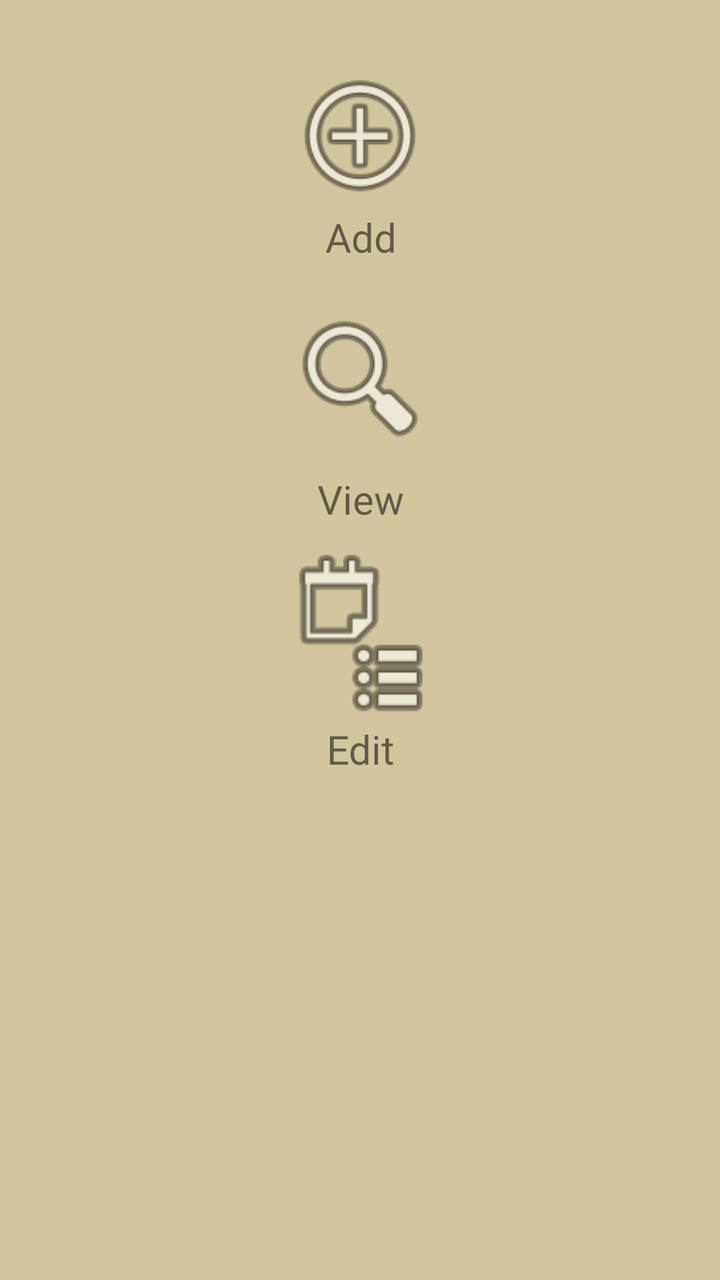
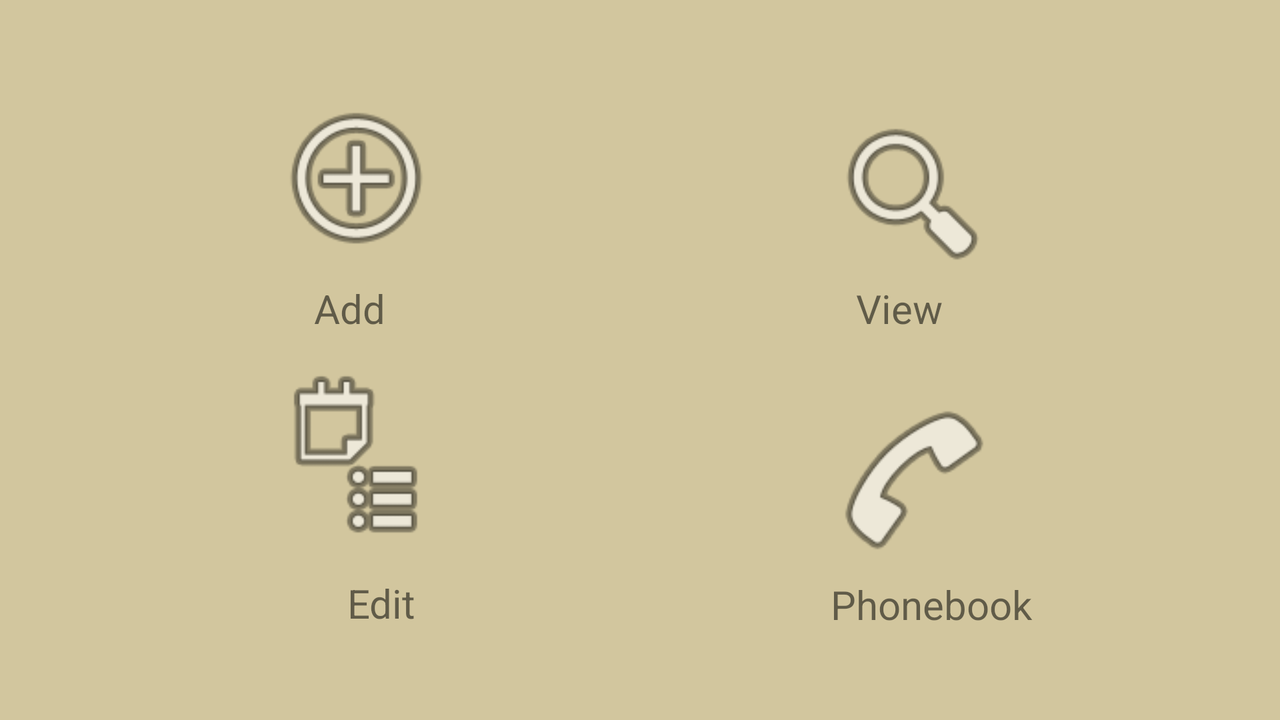

First picture: res/layout/ on a phone held upright. Second picture: the repository's own variant of that layout, on a device whose configuration matches the variant's folder. Source for both follows.
<!-- AndroidManifest.xml: application theme AppTheme -->
<!-- res/layout/activity_first.xml -->
<?xml version="1.0" encoding="utf-8"?>
<android.support.constraint.ConstraintLayout xmlns:android="http://schemas.android.com/apk/res/android"
    xmlns:app="http://schemas.android.com/apk/res-auto"
    xmlns:tools="http://schemas.android.com/tools"
    android:layout_width="match_parent"
    android:layout_height="match_parent"

    android:background="@color/BurlyWood"
    tools:backgroundTintMode="src_atop"
    tools:context=".First">


        <android.support.v4.widget.NestedScrollView xmlns:android="http://schemas.android.com/apk/res/android"
            xmlns:app="http://schemas.android.com/apk/res-auto"
            xmlns:tools="http://schemas.android.com/tools"
            android:layout_width="0dp"
            android:layout_height="0dp"
            android:layout_marginTop="10dp"
            android:scrollbars="none"
            app:layout_constraintBottom_toBottomOf="parent"
            app:layout_constraintEnd_toEndOf="parent"
            app:layout_constraintHorizontal_bias="0.0"
            app:layout_constraintStart_toStartOf="parent"
            app:layout_constraintTop_toTopOf="parent">

                <android.support.constraint.ConstraintLayout xmlns:android="http://schemas.android.com/apk/res/android"
                    xmlns:app="http://schemas.android.com/apk/res-auto"
                    xmlns:tools="http://schemas.android.com/tools"
                    android:layout_width="match_parent"
                    android:layout_height="match_parent">


                        <ImageView
                            android:id="@+id/imageView2"
                            android:layout_width="78dp"
                            android:layout_height="94dp"
                            android:layout_marginTop="10dp"
                            android:clickable="true"
                            android:focusable="true"
                            android:onClick="onClick"
                            app:layout_constraintEnd_toEndOf="parent"
                            app:layout_constraintStart_toStartOf="parent"
                            app:layout_constraintTop_toBottomOf="@+id/button1"
                            app:srcCompat="@android:drawable/ic_menu_search"
                            tools:ignore="OnClick" />

                        <TextView
                            android:id="@+id/button1"
                            android:layout_width="250dp"
                            android:layout_height="wrap_content"
                            android:clickable="true"
                            android:focusable="true"
                            android:onClick="onClick"
                            android:text="@string/add"
                            android:textAlignment="center"

                            android:textSize="20sp"
                            app:layout_constraintEnd_toEndOf="parent"
                            app:layout_constraintHorizontal_bias="0.503"
                            app:layout_constraintStart_toStartOf="parent"
                            app:layout_constraintTop_toBottomOf="@+id/imageView1"
                            tools:ignore="MissingConstraints,OnClick" />

                        <TextView
                            android:id="@+id/view"
                            android:layout_width="250dp"
                            android:layout_height="wrap_content"

                            android:text="@string/view"
                            android:textAlignment="center"

                            android:textSize="20sp"
                            app:layout_constraintEnd_toEndOf="parent"
                            app:layout_constraintHorizontal_bias="0.503"
                            app:layout_constraintStart_toStartOf="parent"
                            app:layout_constraintTop_toBottomOf="@+id/imageView2" />

                        <TextView
                            android:id="@+id/EDIT"
                            android:layout_width="250dp"
                            android:layout_height="wrap_content"
                            android:layout_marginBottom="10dp"

                            android:text="@string/edit"
                            android:textAlignment="center"

                            android:textSize="20sp"
                            app:layout_constraintBottom_toBottomOf="parent"
                            app:layout_constraintEnd_toEndOf="parent"
                            app:layout_constraintHorizontal_bias="0.503"
                            app:layout_constraintStart_toStartOf="parent"
                            app:layout_constraintTop_toBottomOf="@+id/imageView3"
                            app:layout_constraintVertical_bias="1.0"
                            tools:ignore="MissingConstraints,OnClick" />

                        <ImageView
                            android:id="@+id/imageView1"
                            android:layout_width="86dp"
                            android:layout_height="75dp"

                            android:layout_marginTop="20dp"
                            android:background="@color/BurlyWood"
                            android:clickable="true"
                            android:focusable="true"
                            android:onClick="onClick"
                            app:layout_constraintEnd_toEndOf="parent"
                            app:layout_constraintStart_toStartOf="parent"
                            app:layout_constraintTop_toTopOf="parent"
                            app:srcCompat="@android:drawable/ic_menu_add"
                            tools:ignore="OnClick" />

                        <ImageView
                            android:id="@+id/imageView3"
                            android:layout_width="112dp"
                            android:layout_height="88dp"
                            android:layout_marginTop="10dp"
                            android:clickable="true"
                            android:focusable="true"
                            android:onClick="onClick"
                            app:layout_constraintEnd_toEndOf="parent"
                            app:layout_constraintStart_toStartOf="parent"
                            app:layout_constraintTop_toBottomOf="@+id/view"
                            app:srcCompat="@android:drawable/ic_menu_agenda"
                            tools:ignore="OnClick" />

                        <ImageView
                            android:id="@+id/imageView4"
                            android:layout_width="78dp"
                            android:layout_height="78dp"
                            android:layout_marginTop="20dp"
                            android:clickable="true"
                            android:focusable="true"
                            android:onClick="onClick"
                            app:layout_constraintEnd_toEndOf="parent"
                            app:layout_constraintStart_toStartOf="parent"
                            app:layout_constraintTop_toBottomOf="@+id/EDIT"
                            app:srcCompat="@android:drawable/ic_menu_call"
                            tools:ignore="OnClick" />

                        <TextView
                            android:id="@+id/textView2"
                            android:layout_width="250dp"
                            android:layout_height="wrap_content"
                            android:layout_marginTop="5dp"
                            android:layout_marginBottom="20dp"
                            android:textAlignment="center"
                            android:text="@string/PHONEBOOK"
                            android:textSize="20sp"
                            app:layout_constraintBottom_toBottomOf="parent"
                            app:layout_constraintEnd_toEndOf="parent"
                            app:layout_constraintStart_toStartOf="parent"
                            app:layout_constraintTop_toBottomOf="@+id/imageView4" />

                </android.support.constraint.ConstraintLayout>
        </android.support.v4.widget.NestedScrollView>
</android.support.constraint.ConstraintLayout>
<!-- resources referenced by this layout -->
<resources>
  <color name="BurlyWood">#d2c69e</color>
  <string name="PHONEBOOK">Phonebook</string>
  <string name="add">Add</string>
  <string name="edit">Edit</string>
  <string name="view">View</string>
  <style name="AppTheme" parent="Theme.AppCompat.Light.NoActionBar">
          
          <item name="colorPrimary">#FFCCCCCC</item>
          <item name="colorPrimaryDark">#000000</item>
          <item name="colorAccent">#DC143C</item>
      </style>
</resources>
<!-- res/layout-land/activity_first.xml (the author's variant of the layout above) -->
<!-- drawn on the phone turned sideways -->
<?xml version="1.0" encoding="utf-8"?>
<android.support.constraint.ConstraintLayout xmlns:android="http://schemas.android.com/apk/res/android"
    xmlns:app="http://schemas.android.com/apk/res-auto"
    xmlns:tools="http://schemas.android.com/tools"
    android:layout_width="match_parent"
    android:layout_height="match_parent"

    android:background="@color/BurlyWood"
    tools:backgroundTintMode="src_atop"
    tools:context=".First">


    <android.support.v4.widget.NestedScrollView xmlns:android="http://schemas.android.com/apk/res/android"
        xmlns:app="http://schemas.android.com/apk/res-auto"
        xmlns:tools="http://schemas.android.com/tools"
        android:layout_width="wrap_content"
        android:layout_height="wrap_content"
        android:scrollbars="none"
        app:layout_constraintBottom_toBottomOf="parent"
        app:layout_constraintEnd_toEndOf="parent"
        app:layout_constraintStart_toStartOf="parent"
        app:layout_constraintTop_toTopOf="parent">

        <android.support.constraint.ConstraintLayout xmlns:android="http://schemas.android.com/apk/res/android"
            xmlns:app="http://schemas.android.com/apk/res-auto"
            xmlns:tools="http://schemas.android.com/tools"
            android:layout_width="wrap_content"
            android:layout_height="wrap_content">


            <ImageView
                android:id="@+id/imageView2"
                android:layout_width="88dp"
                android:layout_height="88dp"
                android:layout_marginStart="8dp"
                android:layout_marginTop="28dp"
                android:clickable="true"
                android:focusable="true"
                android:onClick="onClick"
                app:layout_constraintEnd_toEndOf="parent"
                app:layout_constraintHorizontal_bias="0.653"
                app:layout_constraintStart_toEndOf="@+id/imageView1"
                app:layout_constraintTop_toTopOf="parent"
                app:srcCompat="@android:drawable/ic_menu_search"
                tools:ignore="OnClick" />

            <TextView
                android:id="@+id/button1"
                android:layout_width="250dp"
                android:layout_height="wrap_content"
                android:layout_marginTop="8dp"
                android:clickable="true"
                android:focusable="true"
                android:onClick="onClick"

                android:text="@string/add"
                android:textAlignment="center"
                android:textSize="20sp"
                app:layout_constraintEnd_toEndOf="parent"
                app:layout_constraintHorizontal_bias="0.0"
                app:layout_constraintStart_toStartOf="parent"
                app:layout_constraintTop_toBottomOf="@+id/imageView1"
                tools:ignore="MissingConstraints,OnClick" />

            <TextView
                android:id="@+id/view"
                android:layout_width="250dp"
                android:layout_height="wrap_content"

                android:layout_marginStart="25dp"

                android:text="@string/view"
                android:textAlignment="center"
                android:textSize="20sp"
                app:layout_constraintEnd_toEndOf="parent"
                app:layout_constraintHorizontal_bias="0.0"
                app:layout_constraintStart_toEndOf="@+id/button1"
                app:layout_constraintTop_toBottomOf="@+id/imageView2" />

            <TextView
                android:id="@+id/EDIT"
                android:layout_width="250dp"
                android:layout_height="28dp"
                android:layout_marginBottom="10dp"

                android:text="@string/edit"
                android:textAlignment="center"

                android:textSize="20sp"
                app:layout_constraintBottom_toBottomOf="parent"
                app:layout_constraintEnd_toEndOf="parent"
                app:layout_constraintHorizontal_bias="0.055"
                app:layout_constraintStart_toStartOf="parent"
                app:layout_constraintTop_toBottomOf="@+id/imageView3"
                app:layout_constraintVertical_bias="0.629"
                tools:ignore="MissingConstraints,OnClick" />

            <ImageView
                android:id="@+id/imageView1"
                android:layout_width="113dp"
                android:layout_height="88dp"

                android:layout_marginTop="20dp"
                android:background="@color/BurlyWood"
                android:clickable="true"
                android:focusable="true"
                android:onClick="onClick"
                app:layout_constraintEnd_toEndOf="parent"
                app:layout_constraintHorizontal_bias="0.168"
                app:layout_constraintStart_toStartOf="parent"
                app:layout_constraintTop_toTopOf="parent"
                app:srcCompat="@android:drawable/ic_menu_add"
                tools:ignore="OnClick" />

            <ImageView
                android:id="@+id/imageView3"
                android:layout_width="112dp"
                android:layout_height="88dp"
                android:layout_marginTop="16dp"
                android:clickable="true"
                android:focusable="true"
                android:onClick="onClick"
                app:layout_constraintEnd_toEndOf="parent"
                app:layout_constraintHorizontal_bias="0.167"
                app:layout_constraintStart_toStartOf="parent"
                app:layout_constraintTop_toBottomOf="@+id/button1"
                app:srcCompat="@android:drawable/ic_menu_agenda"
                tools:ignore="OnClick" />


            <ImageView
                android:id="@+id/imageView4"
                android:layout_width="88dp"
                android:layout_height="88dp"
                android:layout_marginStart="8dp"
                android:layout_marginTop="28dp"
                android:clickable="true"
                android:focusable="true"
                android:onClick="onClick"
                app:layout_constraintEnd_toEndOf="parent"
                app:layout_constraintHorizontal_bias="0.656"
                app:layout_constraintStart_toEndOf="@+id/imageView3"
                app:layout_constraintTop_toBottomOf="@+id/view"
                app:srcCompat="@android:drawable/ic_menu_call"
                tools:ignore="OnClick" />

            <TextView
                android:id="@+id/textView2"
                android:layout_width="250dp"
                android:layout_height="wrap_content"
                android:layout_marginStart="25dp"
                android:layout_marginTop="5dp"
                android:layout_marginBottom="20dp"
                android:text="@string/PHONEBOOK"
                android:textAlignment="center"
                android:textSize="20sp"
                app:layout_constraintBottom_toBottomOf="parent"
                app:layout_constraintEnd_toEndOf="parent"
                app:layout_constraintHorizontal_bias="0.938"
                app:layout_constraintStart_toEndOf="@+id/EDIT"
                app:layout_constraintTop_toBottomOf="@+id/imageView4"
                app:layout_constraintVertical_bias="1.0" />

        </android.support.constraint.ConstraintLayout>
    </android.support.v4.widget.NestedScrollView>
</android.support.constraint.ConstraintLayout>
